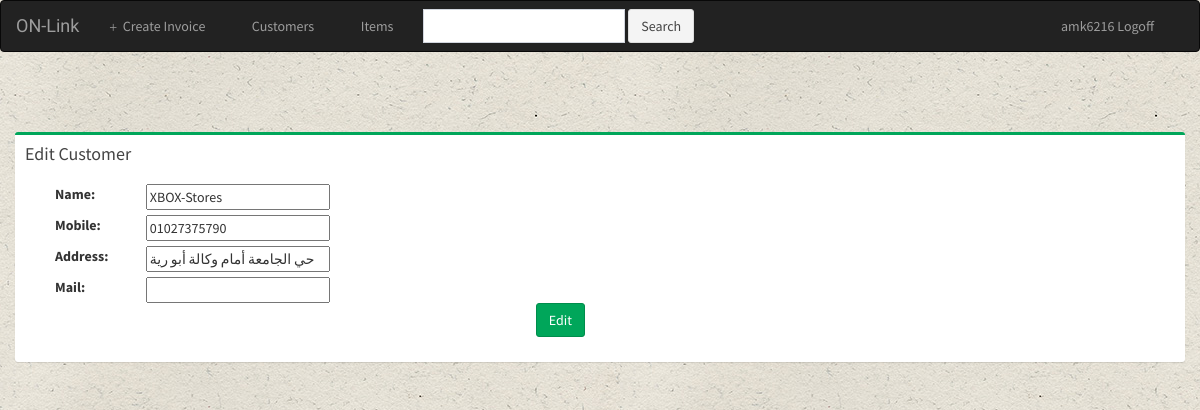
/invoices/customers/edit/14/ (signed in), run on the app's committed database.
### invoices/models.py (models this page shows, shortened)
class customer(models.Model):
	user = models.ForeignKey(User,on_delete = models.CASCADE,default = 1)
	name = models.CharField(max_length = 64)
	mobile = models.CharField(max_length = 11, blank = True , null= True)
	address  = models.CharField(max_length = 256, blank = True , null= True)
	mail = models.CharField(max_length = 64, blank = True , null= True)

### invoices/views.py (the view)
# urls.py: url(r'^customers/edit/(?P<customer_id>[0-9]+)/$',views.edit_customer,name="edit_customer"),
def edit_customer(request,customer_id):
	if not request.user.is_authenticated():
		return render(request, 'invoices/login.html')
	else:
		selected_inv = get_object_or_404(customer,pk=customer_id)
		form = customerForm(request.POST or None,instance = selected_inv)
		if form.is_valid():
			form.save()
			return redirect('../../../')
		context = {"selected_inv":selected_inv,"form":form}
		return render(request,'invoices/edit_customer.html', context)

### invoices/forms.py
class customerForm(forms.ModelForm):
    class Meta:
        model = customer
        fields = ['name','mobile','address','mail']

### invoices/templates/invoices/edit_customer.html (shortened to what this page needs)
{% extends 'invoices/base.html' %}
{% block body %}
<div class="container container-fluid">
	<div class="row">
		<div class="box box-success">
			<div class="box-header">
			<h4 class="box-title">Edit Customer</h4>
			</div>
			<div class="box-body">
				<form action="" method="post">
					<div class="form-group col-md-6">
                       					{% include 'invoices/form_template.html' %}
						<input class="btn btn-success pull-right" type="submit" value="Edit" />
					</div>
				</form>
			</div>
		</div>
	</div>
</div>
{% endblock %}

### invoices/templates/invoices/base.html (shortened to what this page needs)
<html>
	<head>
		{% load staticfiles %}
		<link rel="stylesheet" type="text/css" href="{% static 'invoices/style.css' %}">
		  <link rel="stylesheet" href="{% static 'invoices/bootstrap/css/bootstrap.min.css' %}">
		  <link rel="stylesheet" href="https://cdnjs.cloudflare.com/ajax/libs/font-awesome/4.5.0/css/font-awesome.min.css">
		  <link rel="stylesheet" href="https://cdnjs.cloudflare.com/ajax/libs/ionicons/2.0.1/css/ionicons.min.css">
		  <link rel="stylesheet" href="{% static 'invoices/plugins/datatables/dataTables.bootstrap.css' %}">
  		  <link rel="stylesheet" href="{% static 'invoices/plugins/morris/morris.css' %}">
		  <link rel="stylesheet" href="{% static 'invoices/dist/css/AdminLTE.min.css' %}">
		  <link rel="stylesheet" href="{% static 'invoices/dist/css/skins/_all-skins.min.css' %}">
	</head>
	<body>
		<div class="navbar navbar-inverse">
			<div class="container-fluid">
				<div class="navbar-header">
					<a href="{% url 'invoices:index' %}" class="navbar-brand">ON-Link</a>
				</div>
				<div class="navbar-collapse collapse" id="topNavBar">
					<ul class="nav navbar-nav">
						<li><a href="{% url 'invoices:create_invoice' %}"><span class="glyphicon glyphicon-plus" aria-hidden="true"></span>&nbsp;  Create Invoice</a></li>
						<li><a href="{% url 'invoices:create_customer' %}"><span class="glyphicon glyphicon-user" aria-hidden="true"></span>&nbsp;  Customers</a></li>
						<li>
							<a href="{% url 'invoices:create_item' %}">
								<span class="glyphicon glyphicon-th" aria-hidden="true"></span>&nbsp; Items
							</a>
						</li>
					</ul>
					<form class="navbar-form navbar-left" role="search" method="get" action="#">
						<div class="form-group">
							<input type="text" class="form-control" name="q" value="">
						</div>
						<button type="submit" class="btn btn-default">Search</button>
					</form>
					<ul class="nav navbar-nav pull-right">
						<li><a href="{% url 'invoices:logout_user' %}"><span class="glyphicon glyphicon-user" aria-hidder="true"></span>&nbsp;{{user}} Logoff </a></li>
					</ul>
				</div>
			</div>
		</div>
<div class="row">
<br><br><br>
		{% block body %}
		{% endblock %}
</div>
	</body>
</html>

### invoices/templates/invoices/form_template.html (shortened to what this page needs)
{% for field in form %}
    <div class="form-group">
        <div class="col-sm-offset-2 col-sm-10">
        </div>
        <label class="control-label col-sm-2" for="song_title">{{ field.label_tag }}</label>
        <div class="col-sm-10">{{ field }}</div>
    </div>
{% endfor %}

### invoices/static/invoices/style.css (style rules this page uses)
body { background: url("images/bg.jpg") ; }
.navbar { border-radius: 0; }
.navbar-brand { font-family: 'Satisfy',cursive; }

### data on the page
customer: form "XBOX-Stores" "01027375790" "حي الجامعة أمام وكالة أبو رية"

### other printed values
{{ user }} "amk6216"
{{ field.label_tag }} "Name:" "Mobile:" "Address:" "Mail:"
